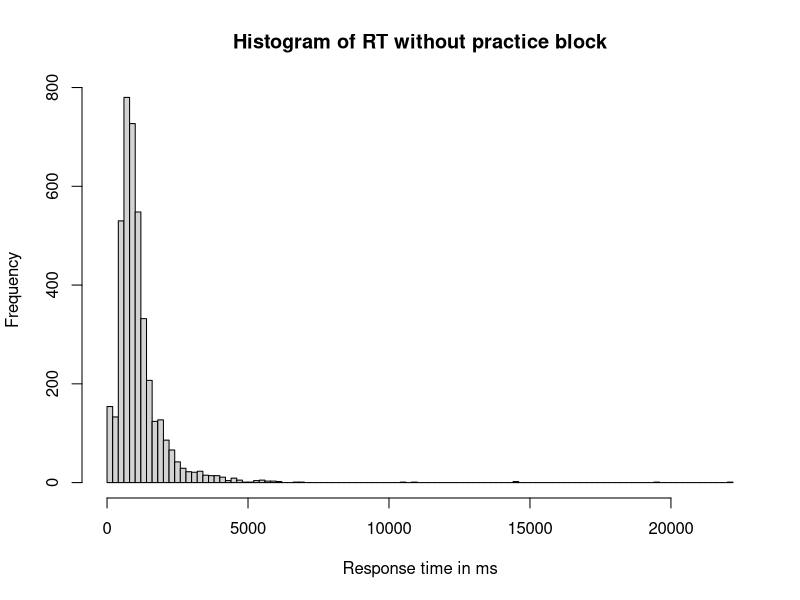
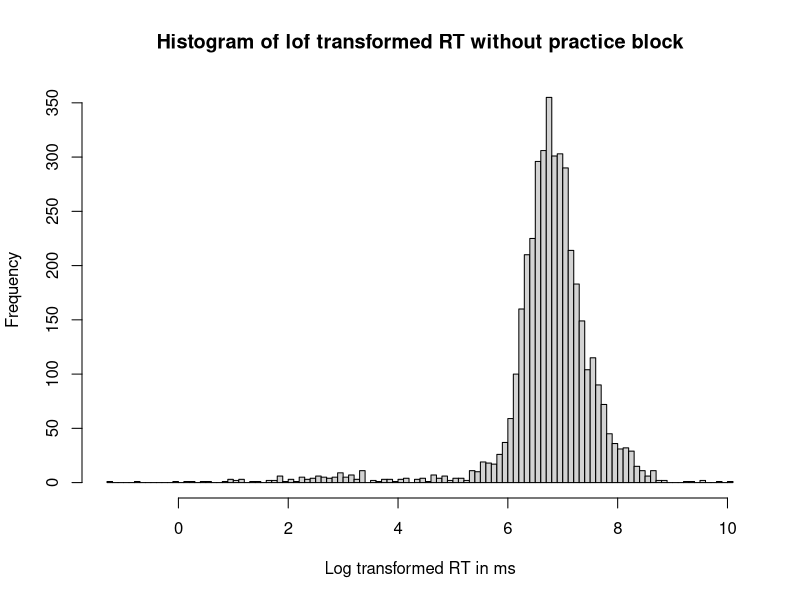
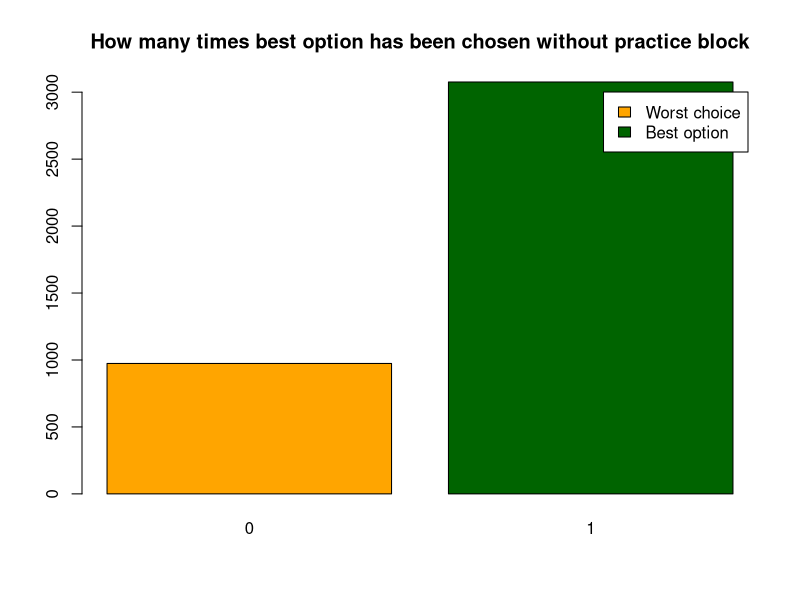
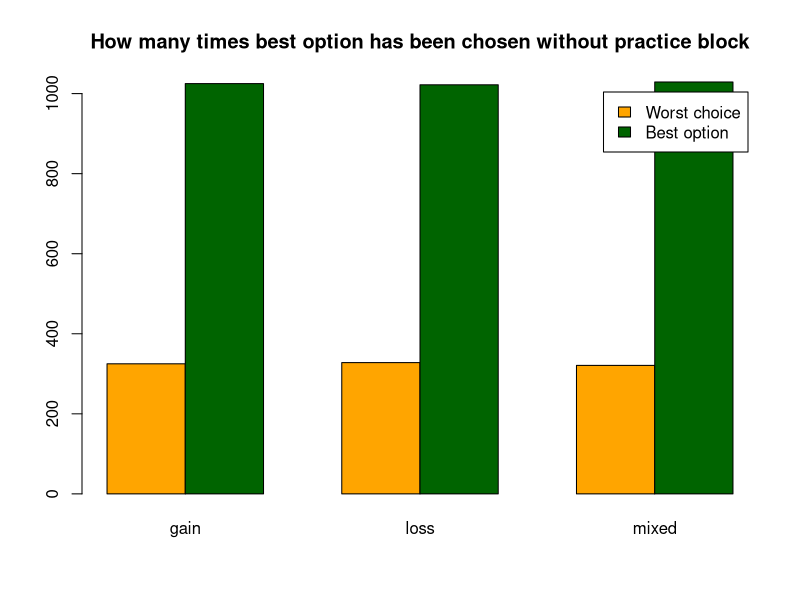
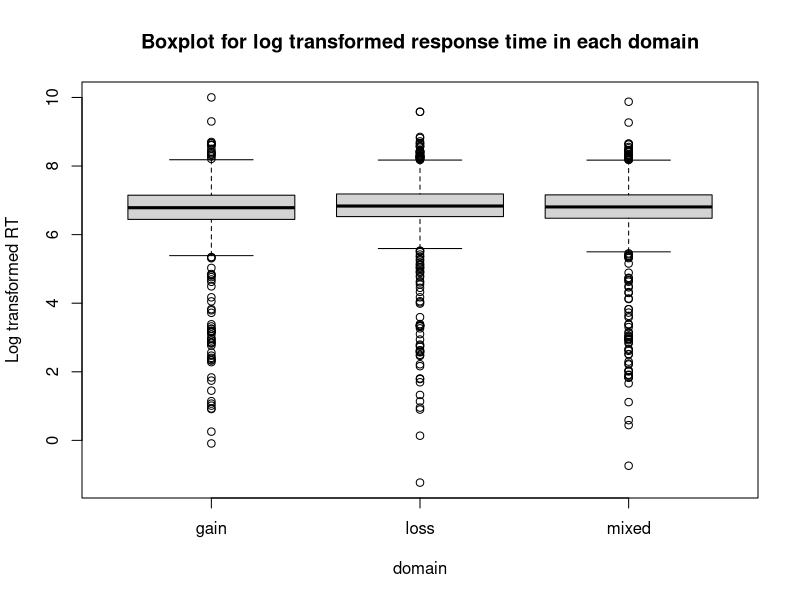
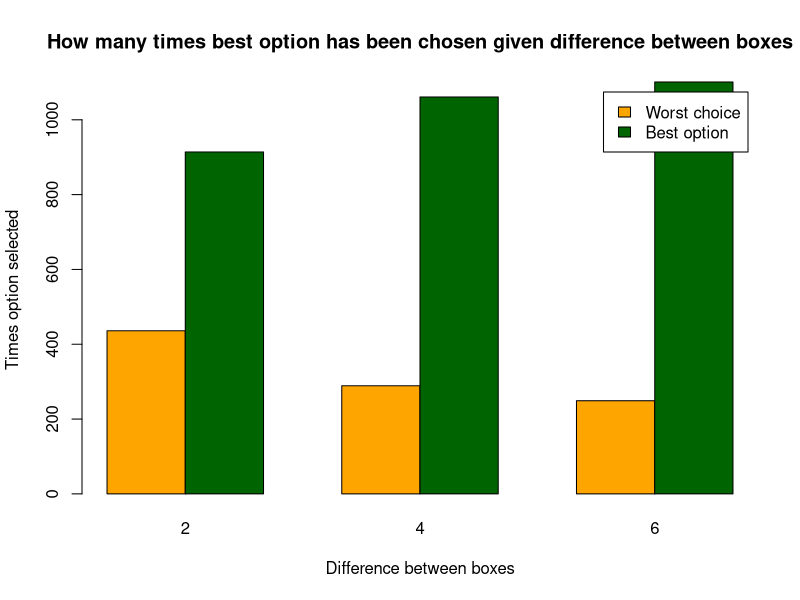
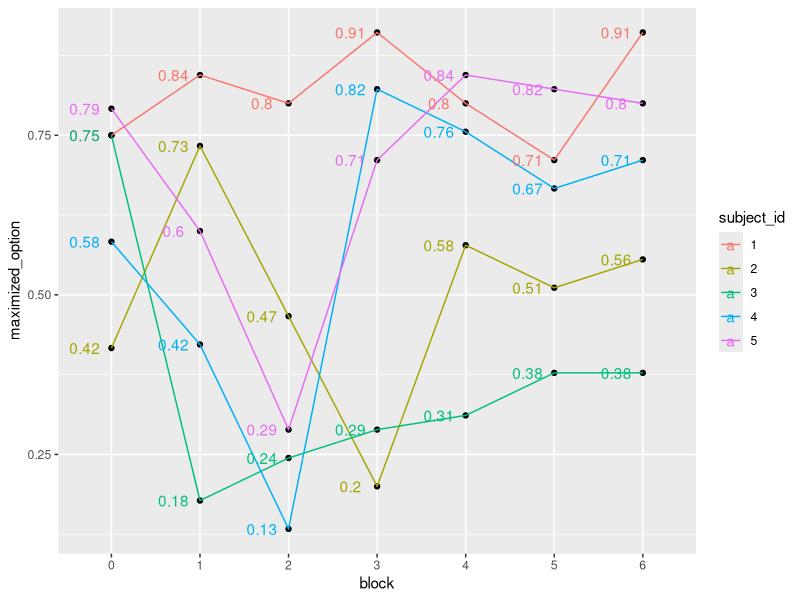
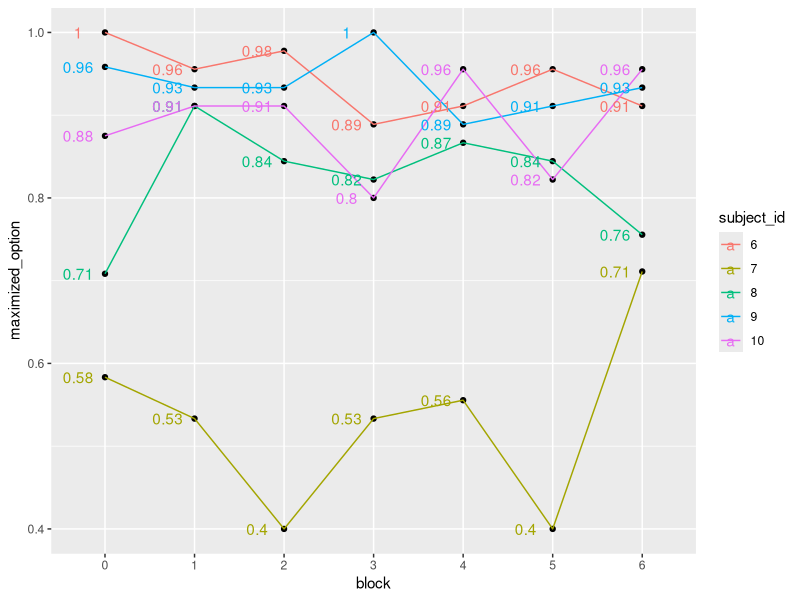

The R script that drew these images, in order:
## ---- chunk 1
knitr::opts_chunk$set(echo = TRUE)

library("dplyr")   

## ---- chunk 2
# Read
df <- read.csv("cleaned_df.csv")


# Establish domain
df$domain <- ifelse((df$choice_corrected > 0.5) & (df$not_choice_corrected > 0.5), "loss",
                    ifelse((df$choice_corrected < 0.5) & (df$not_choice_corrected < 0.5), "gain", "mixed"))


# Convert variables
df$responded <- as.logical(df$responded)
cols_to_factor <- c("domain", "response", "block",
                    "gain_color", "loss_color", "subject_id")
df[cols_to_factor] <- lapply(df[cols_to_factor], factor)


# create a dataframe without practice block
df_no_prc <- df[df$block != 0, ]

summary(df)
## ---- chunk 3
df_no_prc %>%                        
  group_by(block, diff_net_value, subject_id, domain) %>% 
  summarize(number_domains = n())
## ---- chunk 4

hist(df_no_prc$duration, breaks=100,
     main="Histogram of RT without practice block",
     xlab="Response time in ms")

hist(log(df_no_prc$duration), breaks=100,
     main="Histogram of lof transformed RT without practice block",
     xlab="Log transformed RT in ms")

## ---- chunk 5

barplot(table(df_no_prc$maximized_option),
        main="How many times best option has been chosen without practice block",
        legend.text = c("Worst choice", "Best option"),
        col = c("orange", "darkgreen"))

print(paste0("Proportion of best option has been chosen is ",
             mean(df_no_prc$maximized_option),
             " and std is ",
             sd(df_no_prc$maximized_option)))

## ---- chunk 6
# Looking how many times best options ha ben choosen, taking into account practice
df %>%                        
  group_by(subject_id) %>% 
  summarize(N = n(),
            count = sum(maximized_option),
            mean = mean(maximized_option),
            std = sd(maximized_option))

## ---- chunk 7

df_no_prc %>%                        
  group_by(subject_id) %>% 
  summarize(N = n(),
            count = sum(maximized_option),
            mean = mean(maximized_option),
            std = sd(maximized_option))
## ---- chunk 8

barplot(table(df_no_prc$maximized_option, df_no_prc$domain),
        main="How many times best option has been chosen without practice block",
        legend.text = c("Worst choice", "Best option"),
        col = c("orange", "darkgreen"),
        beside=TRUE)

df_no_prc %>%                        
  group_by(domain, maximized_option) %>% 
  summarize(N = n())

## ---- chunk 9


boxplot(log(duration) ~ domain, data=df_no_prc,
        main="Boxplot for log transformed response time in each domain",
        ylab="Log transformed RT")

df_no_prc %>%                        
  group_by(domain) %>% 
  summarize(min = min(duration),
            Q1 = quantile(duration, 0.25),
            mean = mean(duration),
            median = median(duration),
            Q3 = quantile(duration, 0.75),
            max = max(duration))

## ---- chunk 10

barplot(table(df_no_prc$maximized_option, df_no_prc$diff_net_value),
        main="How many times best option has been chosen given difference between boxes",
        ylab="Times option selected",
        xlab="Difference between boxes",
        legend.text = c("Worst choice", "Best option"),
        col = c("orange", "darkgreen"),
        beside=TRUE)

df_no_prc %>%                        
  group_by(diff_net_value) %>% 
  summarize(N = n(),
            count_maximized_option = sum(maximized_option),
            mean = mean(maximized_option))
## ---- chunk 11

mean_data <- group_by(df, subject_id, block) %>%
             summarise(maximized_option = mean(maximized_option))



library(ggplot2)
ggplot(mean_data[mean_data$subject_id %in% c(1,2,3,4,5),], aes(x = block, y = maximized_option, group = subject_id)) +
  geom_point() +
  geom_line(aes(color=subject_id)) +
  geom_text(aes(label = round(maximized_option, 2), color=subject_id), position = position_dodge(0.6, "single"))

ggplot(mean_data[mean_data$subject_id %in% c(6,7,8,9,10),], aes(x = block, y = maximized_option, group = subject_id)) +
  geom_point() +
  geom_line(aes(color=subject_id)) +
  geom_text(aes(label = round(maximized_option,2), color=subject_id), position = position_dodge(0.6, "single"))

ggplot(mean_data[mean_data$subject_id %in% c(11,12,13,14,15),], aes(x = block, y = maximized_option, group = subject_id)) +
  geom_point() +
  geom_line(aes(color=subject_id)) +
  geom_text(aes(label = round(maximized_option,2), color=subject_id), position = position_dodge(0.6, "single"))


## ---- chunk 12

mean_data <- group_by(df, subject_id, block) %>%
             summarise(duration = mean(duration))



library(ggplot2)
ggplot(mean_data[mean_data$subject_id %in% c(1,2,3,4,5),], aes(x = block, y = duration, group = subject_id)) +
  geom_point() +
  geom_line(aes(color=subject_id)) +
  geom_text(aes(label = round(duration, 2), color=subject_id), position = position_dodge(0.6, "single"))

ggplot(mean_data[mean_data$subject_id %in% c(6,7,8,9,10),], aes(x = block, y = duration, group = subject_id)) +
  geom_point() +
  geom_line(aes(color=subject_id)) +
  geom_text(aes(label = round(duration,2), color=subject_id), position = position_dodge(0.6, "single"))

ggplot(mean_data[mean_data$subject_id %in% c(11,12,13,14,15),], aes(x = block, y = duration, group = subject_id)) +
  geom_point() +
  geom_line(aes(color=subject_id)) +
  geom_text(aes(label = round(duration,2), color=subject_id), position = position_dodge(0.6, "single"))


